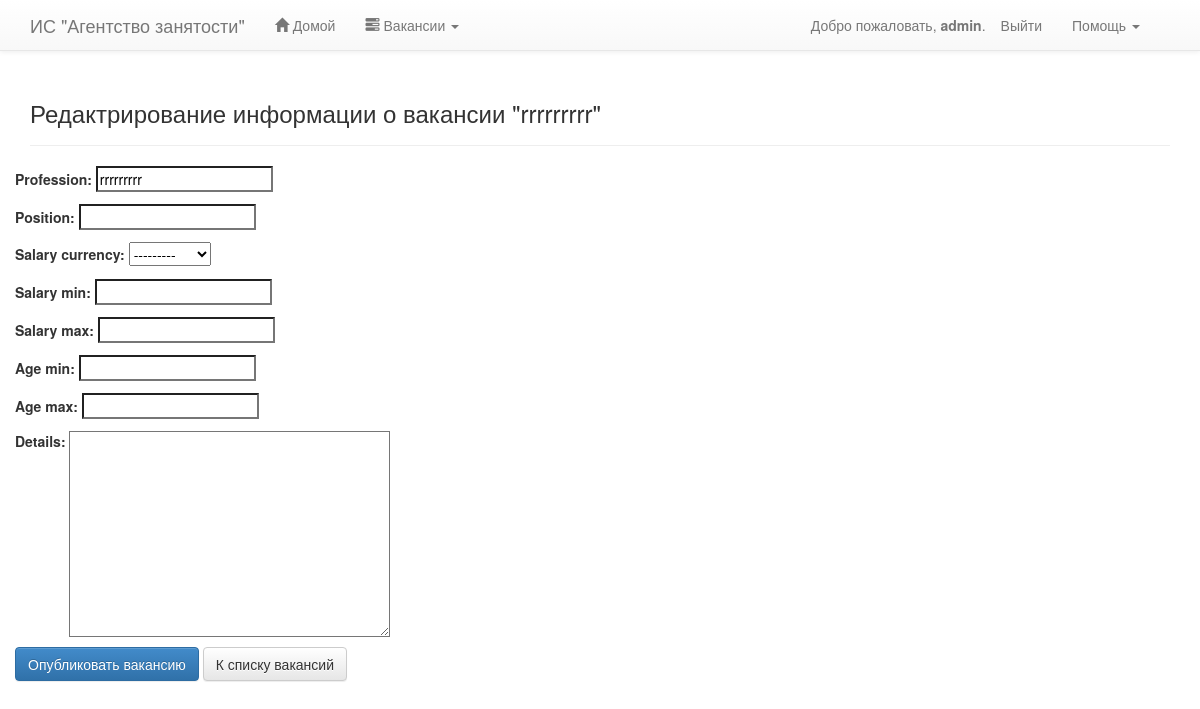
Page /app/vacancy/1/update/ (signed in) on the earlier database version.
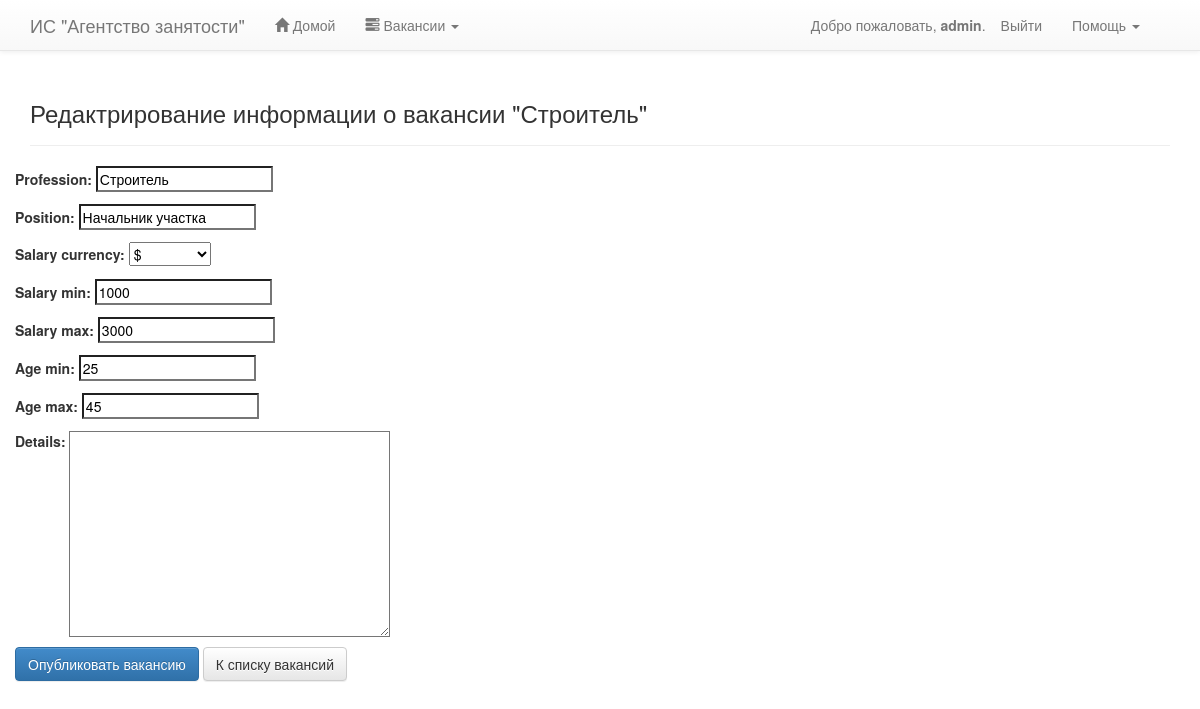
Same page on the later database version.
### app/models.py (models this page shows, shortened)
class Vacancy(models.Model):
    employer = models.ForeignKey(Employer)
    profession = models.CharField(max_length=100)
    position = models.CharField(max_length=100, blank=True, null=True)
    salary_currency = models.CharField(max_length=10, choices=CURRENCY, blank=True, null=True)
    salary_min = models.PositiveIntegerField(blank=True, null=True)
    salary_max = models.PositiveIntegerField(blank=True, null=True)
    age_min = models.PositiveSmallIntegerField(blank=True, null=True)
    age_max = models.PositiveSmallIntegerField(blank=True, null=True)
    details = models.TextField(blank=True, null=True)
    publish_date = models.DateTimeField(auto_now=True)

### app/views.py (the view)
# urls.py: url(r"^vacancy/(?P<pk>\d+)/update/$", login_required(views.VacancyUpdateView.as_view()), name='UpdateVacancy'),
class VacancyUpdateView(DenyIfEmployerNotOwnerMixin, UpdateView):
    model = Vacancy
    form_class = VacancyForm
    context_object_name = 'vacancy'
    template_name = 'app/vacancy/form.html'
    success_url = reverse_lazy('Vacancies')

### app/forms.py
class VacancyForm(forms.ModelForm):
    class Meta:
        model = Vacancy
        fields = (
            'employer', 'profession', 'position', 'salary_currency', 'salary_min', 'salary_max', 'age_min', 'age_max',
            'details',
        )
        widgets = {
            'employer': forms.HiddenInput(),
            'profession': forms.TextInput(),
            'position': forms.TextInput(),
            'salary_currency': forms.Select(),
            'salary_min': forms.NumberInput(),
            'salary_max': forms.NumberInput(),
            'age_min': forms.NumberInput(),
            'age_max': forms.NumberInput(),
            'details': forms.Textarea()
        }

### app/models.py (called while the page is built)
    def is_employer(self):
        return Employer.objects.filter(profile=self).count() > 0

### app/views.py (called while the page is built)
    def get(self, request, *args, **kwargs):
        redirect = self.redirect_if_denied()
        if redirect:
            return redirect
        else:
            return super(RedirectIfDenyMixin, self).get(request, *args, **kwargs)

    def redirect_if_denied(self):
        profile = self.request.user.profile
        if not profile.is_employer():
            return HttpResponseRedirect(reverse('AccessDenied'))

### templates/app/vacancy/form.html (shortened to what this page needs)
{% extends 'layout/master.html' %}
{% block content %}
    <div class="page-header">
        <h3>
            {% if form.instance.pk %}
                Редактрирование информации о вакансии "{{ form.instance.profession }}"
            {% else %}
                Добавление вакансии
            {% endif %}
        </h3>
    </div>
    <div class="row">
        <form id="form-vacancy" action="." method="post">{% csrf_token %}
            {{ form.as_p }}
            <button type="submit" class="btn btn-primary">Опубликовать вакансию</button>
            <a class="btn btn-default" href="{% url 'Vacancies' %}">К списку вакансий</a>
        </form>
    </div>
{% endblock %}

Differences in the rows shown:
changed Vacancy: instance.profession "rrrrrrrrr" → "Строитель"; profession "rrrrrrrrr" → "Строитель"; position (not shown) → "Начальник участка"; salary_currency "---------" → "$"; salary_min (not shown) → "1000"; salary_max (not shown) → "3000"; age_min (not shown) → "25"; age_max (not shown) → "45"
